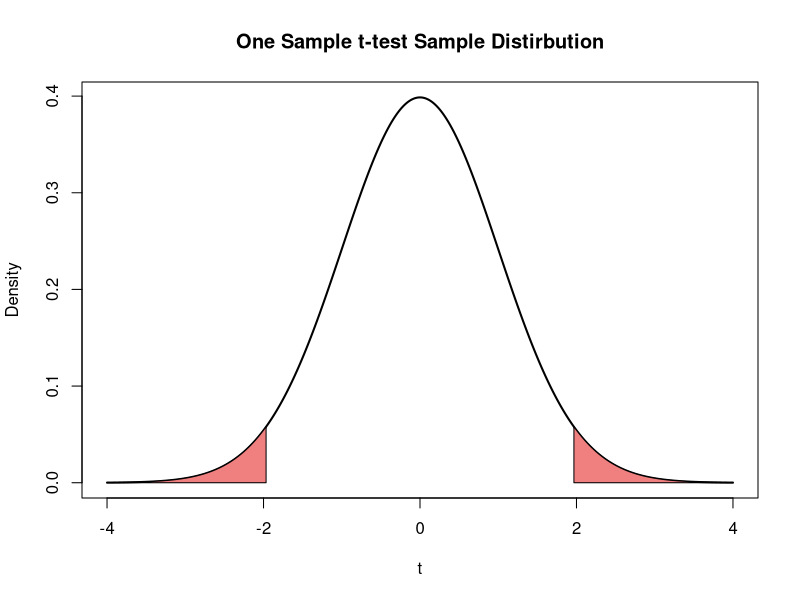
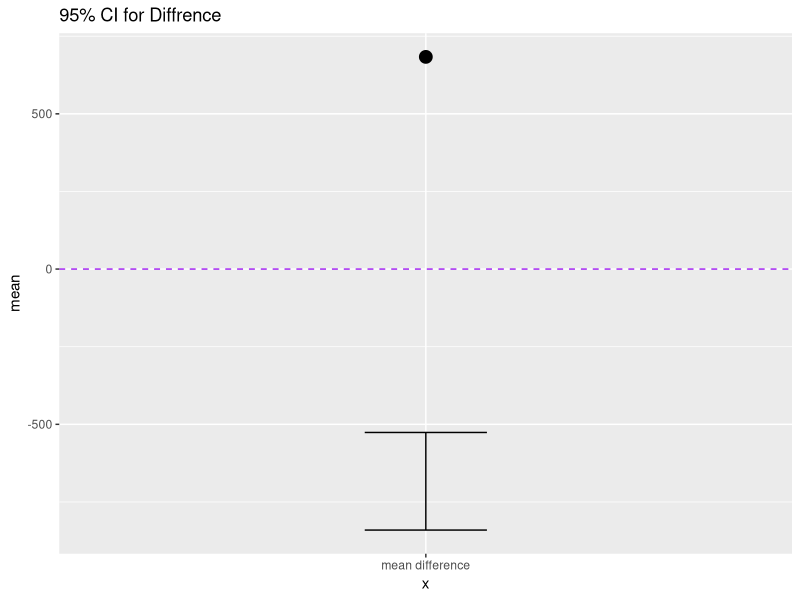
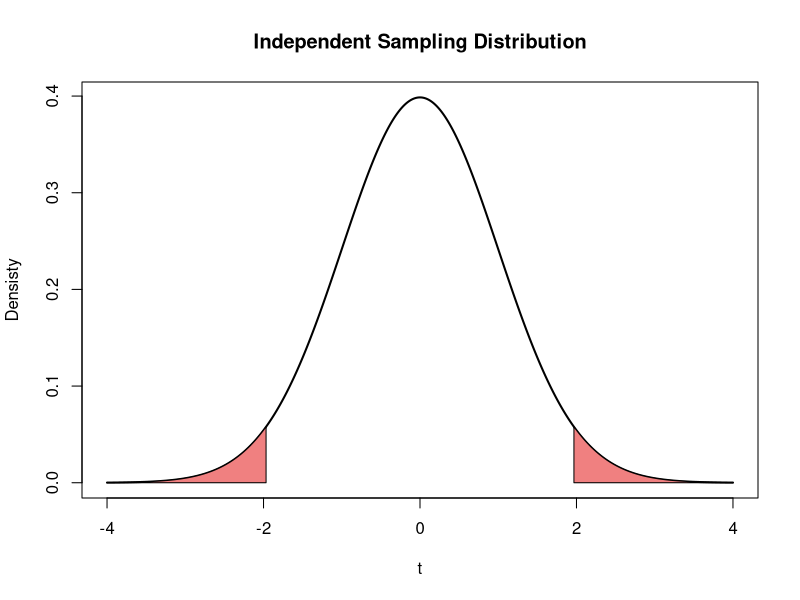

Write R code to recreate these figures, in order.
library(dplyr)
library(ggplot2)
library(palmerpenguins)

penguinsClean <- penguins %>%
  select(species, sex, body_mass_g) %>%
  na.omit()

summary(penguinsClean)

alpha  <- 0.05

# sample variation and standard error

mean_mass <- mean(penguinsClean$body_mass_g)
sd_mass <- sd(penguinsClean$body_mass_g)
n <- nrow(penguinsClean)

se_mass <- sd_mass / sqrt(n)

mean_mass
se_mass

# SE measure how much our sample mean would vary from the population
# Larg sample size = smaller standerd error = more precision

# working out the confidence interval
#95% = good indicator that test is valid on given data set

ci_test <- t.test(penguinsClean$body_mass_g)
ci_test

# RQ =  is the mean body mass diffrent when at 4000g
#H0 = u = 4000g
#H1 = u ! = 4000g

one_sample_test <- t.test(penguinsClean$body_mass_g,
                          mu = 4000,
                          alternative = "two.sided"
                          )

one_sample_test

t_val <- as.numeric(one_sample_test$statistic)
df_val <- as.numeric(one_sample_test$parameter)

t_val
df_val

#look into t critical value

t_crit <- qt(1 - alpha/2, df = df_val)
t_crit

x_vals <- seq(-4,4, length = 1000)
y_vals <- dt(x_vals, df = df_val)

plot(x_vals, y_vals, type = "l",  # type one means type one sample
     main = "One Sample t-test Sample Distirbution",
     ylab = "Density", xlab = "t" ,
     lwd = 2)
#shade the rejected  regions
x_right <- seq (t_crit, max(x_vals), length.out = 1000)
y_right <- dt(x_right, df = df_val)

polygon(c(t_crit, x_right, max(x_right)),
        c(0, y_right, 0),
        col = "lightcoral")

x_left <- seq(min(x_vals), -t_crit, length.out = 1000)
y_left <- dt(x_left, df = df_val)


polygon(c(min(x_left), x_left, -t_crit),
        c(0, y_left, 0),
        col = "lightcoral")

abline(v = t_val, col = "blue", lwd = 3)

if (abs(t_val) > t_crit) {
  print("Reject the null hypothesis")
} else {
  print("Fail to reject the null hypothesis")
}

# independence t- test

#2 groups
#group 1 independent to group 2
#the sample size for both must be same
# continuous data = independent variable

#RQ: do males and females differ in boady mass

#group 1: male pengiunes
#group 2: female pengunes
#continuous data: body mass


independent_test <- t.test(
  body_mass_g ~ sex,
  data = penguinsClean
)

independent_test 

ind_t_val <- as.numeric(independent_test$statistic)
ind_df_val <- as.numeric(independent_test$parameter)

ind_t_val
ind_df_val

lower_diff <- independent_test$conf.int[1]
upper_diff <- independent_test$conf.int[2]
mean_diff <- diff(independent_test$estimate)

diff_dataframe <- data.frame(mean = mean_diff,
                             lower = lower_diff,
                             upper = upper_diff)

ggplot(diff_dataframe, aes(x="mean difference", y= mean))+
  geom_point(size =4)+
  geom_errorbar(aes(ymin = lower, ymax = upper),
               width =0.2)+
  geom_hline(yintercept = 0,
             linetype = "dashed",
             color = "purple")+
  labs(title = "95% CI for Diffrence " )



#compute t critical value with out independece t test

t_crit2 <- qt (1- alpha/2, df = ind_df_val)

x_vals2 <- seq(-4, 4, length = 1000)
y_vals2 <- dt(x_vals2, df = ind_df_val)

plot(x_vals2, y_vals2, type = "l",
     main = "Independent Sampling Distribution",
     ylab = "Densisty", xlab = "t",
     lwd = 2)

x_right2 <- seq(t_crit2, max(x_vals2), length.out = 1000)
y_right2 <- dt(x_right2, df= ind_df_val)

polygon(c(t_crit2, x_right2, max(x_right2)),
        c(0, y_right2, 0),
        col = "lightcoral")

x_left2 <- seq(min(x_vals2), -t_crit2, length.out = 1000)
y_left2 <- dt(x_left2, df = ind_df_val)

polygon(c(min(x_left2), x_left2, -t_crit2),
        c(0, y_left2, 0),
        col = "lightcoral")

abline(v = ind_t_val, col = "blue", lwd = 3)

if (abs(ind_t_val) > t_crit2) {
  print("Reject the null hypothesis")
} else {
  print("Fail to reject the null hypothesis")
}
